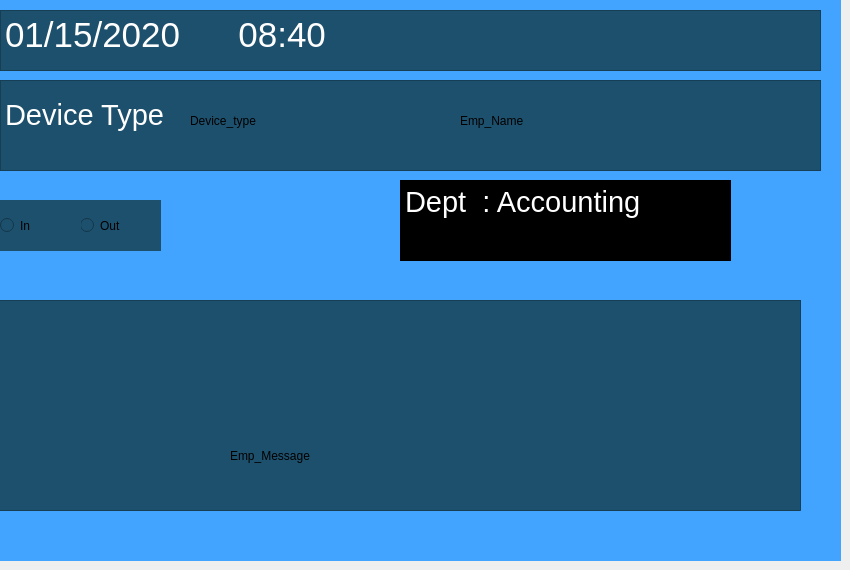
    <widget class="QWidget" name="User_info">
     <widget class="QTextBrowser" name="Emp_section">
      <property name="geometry">
       <rect>
        <x>-20</x>
        <y>300</y>
        <width>821</width>
        <height>211</height>
       </rect>
      </property>
      <property name="styleSheet">
       <string notr="true">
background-color: rgb(29, 80, 109);</string>
      </property>
      <property name="html">
       <string>&lt;!DOCTYPE HTML PUBLIC &quot;-//W3C//DTD HTML 4.0//EN&quot; &quot;http://www.w3.org/TR/REC-html40/strict.dtd&quot;&gt;
&lt;html&gt;&lt;head&gt;&lt;meta name=&quot;qrichtext&quot; content=&quot;1&quot; /&gt;&lt;style type=&quot;text/css&quot;&gt;
p, li { white-space: pre-wrap; }
&lt;/style&gt;&lt;/head&gt;&lt;body style=&quot; font-family:'MS Shell Dlg 2'; font-size:8.25pt; font-weight:400; font-style:normal;&quot;&gt;
&lt;p style=&quot;-qt-paragraph-type:empty; margin-top:0px; margin-bottom:0px; margin-left:0px; margin-right:0px; -qt-block-indent:0; text-indent:0px;&quot;&gt;&lt;br /&gt;&lt;/p&gt;&lt;/body&gt;&lt;/html&gt;</string>
      </property>
     </widget>
     <widget class="QRadioButton" name="radio_out">
      <property name="geometry">
       <rect>
        <x>80</x>
        <y>200</y>
        <width>81</width>
        <height>51</height>
       </rect>
      </property>
      <property name="acceptDrops">
       <bool>false</bool>
      </property>
      <property name="styleSheet">
       <string notr="true">background-color: rgb(29, 80, 109);
font: 26pt &quot;MS Shell Dlg 2&quot;;</string>
      </property>
      <property name="text">
       <string>Out</string>
      </property>
      <property name="checked">
       <bool>false</bool>
      </property>
     </widget>
     <widget class="QTextBrowser" name="device_section">
      <property name="geometry">
       <rect>
        <x>0</x>
        <y>80</y>
        <width>821</width>
        <height>91</height>
       </rect>
      </property>
      <property name="styleSheet">
       <string notr="true">
background-color: rgb(29, 80, 109);</string>
      </property>
      <property name="html">
       <string>&lt;!DOCTYPE HTML PUBLIC &quot;-//W3C//DTD HTML 4.0//EN&quot; &quot;http://www.w3.org/TR/REC-html40/strict.dtd&quot;&gt;
&lt;html&gt;&lt;head&gt;&lt;meta name=&quot;qrichtext&quot; content=&quot;1&quot; /&gt;&lt;style type=&quot;text/css&quot;&gt;
p, li { white-space: pre-wrap; }
&lt;/style&gt;&lt;/head&gt;&lt;body style=&quot; font-family:'MS Shell Dlg 2'; font-size:8.25pt; font-weight:400; font-style:normal;&quot;&gt;
&lt;p style=&quot;-qt-paragraph-type:empty; margin-top:0px; margin-bottom:0px; margin-left:0px; margin-right:0px; -qt-block-indent:0; text-indent:0px;&quot;&gt;&lt;br /&gt;&lt;/p&gt;
&lt;p style=&quot; margin-top:0px; margin-bottom:0px; margin-left:0px; margin-right:0px; -qt-block-indent:0; text-indent:0px;&quot;&gt;&lt;span style=&quot; font-size:22pt; color:#ffffff;&quot;&gt;Device Type&lt;/span&gt;&lt;/p&gt;&lt;/body&gt;&lt;/html&gt;</string>
      </property>
     </widget>
     <widget class="QLabel" name="Emp_name">
      <property name="geometry">
       <rect>
        <x>460</x>
        <y>90</y>
        <width>241</width>
        <height>61</height>
       </rect>
      </property>
      <property name="styleSheet">
       <string notr="true">font: 28pt &quot;MS Shell Dlg 2&quot;;
</string>
      </property>
      <property name="text">
       <string>Emp_Name</string>
      </property>
      <property name="scaledContents">
       <bool>false</bool>
      </property>
      <property name="alignment">
       <set>Qt::AlignLeading|Qt::AlignLeft|Qt::AlignVCenter</set>
      </property>
      <property name="indent">
       <number>0</number>
      </property>
     </widget>
     <widget class="QTextBrowser" name="DateandTime">
      <property name="geometry">
       <rect>
        <x>0</x>
        <y>10</y>
        <width>821</width>
        <height>61</height>
       </rect>
      </property>
      <property name="styleSheet">
       <string notr="true">
background-color: rgb(29, 80, 109);</string>
      </property>
      <property name="html">
       <string>&lt;!DOCTYPE HTML PUBLIC &quot;-//W3C//DTD HTML 4.0//EN&quot; &quot;http://www.w3.org/TR/REC-html40/strict.dtd&quot;&gt;
&lt;html&gt;&lt;head&gt;&lt;meta name=&quot;qrichtext&quot; content=&quot;1&quot; /&gt;&lt;style type=&quot;text/css&quot;&gt;
p, li { white-space: pre-wrap; }
&lt;/style&gt;&lt;/head&gt;&lt;body style=&quot; font-family:'MS Shell Dlg 2'; font-size:8.25pt; font-weight:400; font-style:normal;&quot;&gt;
&lt;p style=&quot; margin-top:0px; margin-bottom:0px; margin-left:0px; margin-right:0px; -qt-block-indent:0; text-indent:0px;&quot;&gt;&lt;span style=&quot; font-size:26pt; color:#ffffff;&quot;&gt;01/15/2020      08:40&lt;/span&gt;&lt;/p&gt;&lt;/body&gt;&lt;/html&gt;</string>
      </property>
     </widget>
     <widget class="QRadioButton" name="radio_in">
      <property name="geometry">
       <rect>
        <x>0</x>
        <y>200</y>
        <width>81</width>
        <height>51</height>
       </rect>
      </property>
      <property name="acceptDrops">
       <bool>false</bool>
      </property>
      <property name="styleSheet">
       <string notr="true">background-color: rgb(29, 80, 109);
font: 26pt &quot;MS Shell Dlg 2&quot;;</string>
      </property>
      <property name="text">
       <string>In</string>
      </property>
      <property name="checked">
       <bool>false</bool>
      </property>
     </widget>
     <widget class="QTextBrowser" name="Dept">
      <property name="geometry">
       <rect>
        <x>400</x>
        <y>180</y>
        <width>331</width>
        <height>81</height>
       </rect>
      </property>
      <property name="styleSheet">
       <string notr="true">background-color: rgb(0, 0, 0);</string>
      </property>
      <property name="html">
       <string>&lt;!DOCTYPE HTML PUBLIC &quot;-//W3C//DTD HTML 4.0//EN&quot; &quot;http://www.w3.org/TR/REC-html40/strict.dtd&quot;&gt;
&lt;html&gt;&lt;head&gt;&lt;meta name=&quot;qrichtext&quot; content=&quot;1&quot; /&gt;&lt;style type=&quot;text/css&quot;&gt;
p, li { white-space: pre-wrap; }
&lt;/style&gt;&lt;/head&gt;&lt;body style=&quot; font-family:'MS Shell Dlg 2'; font-size:8.25pt; font-weight:400; font-style:normal;&quot;&gt;
&lt;p style=&quot; margin-top:0px; margin-bottom:0px; margin-left:0px; margin-right:0px; -qt-block-indent:0; text-indent:0px;&quot;&gt;&lt;span style=&quot; font-size:22pt; color:#ffffff;&quot;&gt;Dept  : Accounting &lt;/span&gt;&lt;/p&gt;&lt;/body&gt;&lt;/html&gt;</string>
      </property>
     </widget>
     <widget class="QLabel" name="Emp_pic">
      <property name="geometry">
       <rect>
        <x>10</x>
        <y>340</y>
        <width>171</width>
        <height>161</height>
       </rect>
      </property>
      <property name="styleSheet">
       <string notr="true">image: url(:/image/users-vector-icon-png_260862.jpg);</string>
      </property>
      <property name="text">
       <string/>
      </property>
     </widget>
     <widget class="QLabel" name="Emp_message">
      <property name="geometry">
       <rect>
        <x>230</x>
        <y>420</y>
        <width>321</width>
        <height>71</height>
       </rect>
      </property>
      <property name="styleSheet">
       <string notr="true">font: 28pt &quot;MS Shell Dlg 2&quot;;
</string>
      </property>
      <property name="text">
       <string>Emp_Message</string>
      </property>
      <property name="scaledContents">
       <bool>false</bool>
      </property>
      <property name="alignment">
       <set>Qt::AlignLeading|Qt::AlignLeft|Qt::AlignVCenter</set>
      </property>
      <property name="indent">
       <number>0</number>
      </property>
     </widget>
     <widget class="QLabel" name="bg_2">
      <property name="geometry">
       <rect>
        <x>0</x>
        <y>0</y>
        <width>841</width>
        <height>561</height>
       </rect>
      </property>
      <property name="styleSheet">
       <string notr="true">background-color: rgb(66, 164, 255);</string>
      </property>
      <property name="text">
       <string/>
      </property>
      <property name="pixmap">
       <pixmap resource="../prototype/bg1.qrc">:/bg1/1.gif</pixmap>
      </property>
      <property name="scaledContents">
       <bool>true</bool>
      </property>
     </widget>
     <widget class="QLabel" name="device_type">
      <property name="geometry">
       <rect>
        <x>190</x>
        <y>100</y>
        <width>161</width>
        <height>41</height>
       </rect>
      </property>
      <property name="whatsThis">
       <string>&lt;html&gt;&lt;head/&gt;&lt;body&gt;&lt;p&gt;&lt;span style=&quot; font-size:22pt;&quot;&gt;Device_type&lt;/span&gt;&lt;/p&gt;&lt;/body&gt;&lt;/html&gt;</string>
      </property>
      <property name="styleSheet">
       <string notr="true">font: 22pt &quot;MS Shell Dlg 2&quot;;</string>
      </property>
      <property name="text">
       <string>Device_type</string>
      </property>
     </widget>
     <zorder>bg_2</zorder>
     <zorder>Emp_section</zorder>
     <zorder>radio_out</zorder>
     <zorder>device_section</zorder>
     <zorder>Emp_name</zorder>
     <zorder>DateandTime</zorder>
     <zorder>radio_in</zorder>
     <zorder>Dept</zorder>
     <zorder>Emp_pic</zorder>
     <zorder>Emp_message</zorder>
     <zorder>device_type</zorder>
    </widget>
